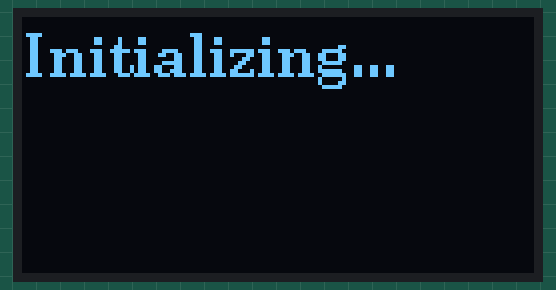
Simulated run of this sketch. Board: ESP32. Parts: 128×64 one-colour display. WiFi joins after 1.5 s; servers stay silent unless stated; network time is answered at once with the bench clock; the local clock reads 2024-03-15 10:24:30 at power-on unless the sketch sets it; what the sketch prints to the serial monitor is not drawn.

Above: at 1.6 s.
At 2.7 s:
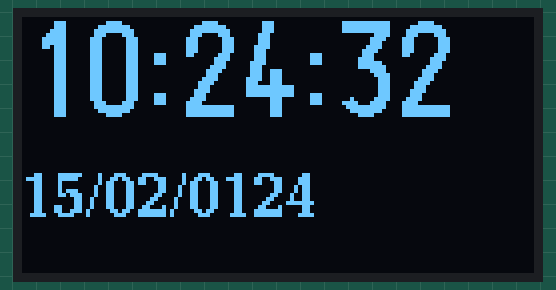
At 10.9 s:
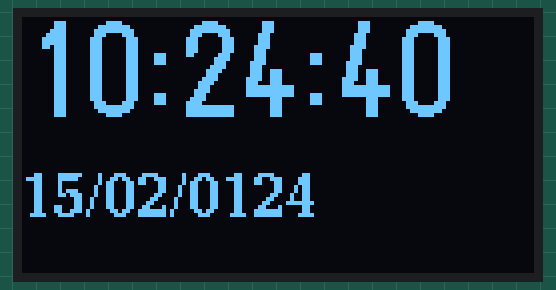
At 20.1 s:
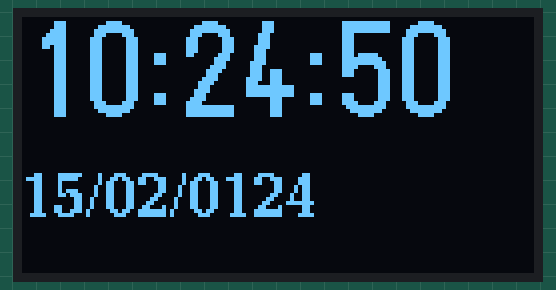
At 29.3 s:
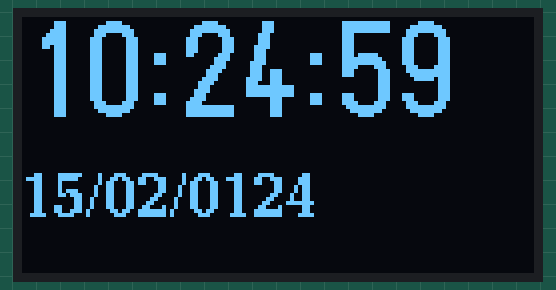
At 38.6 s:
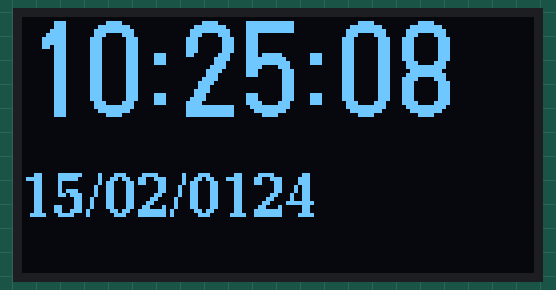

The sketch:

WatchDisplay.ino
```cpp
// This code demonstrates how to display the current date and time on an LCD using an ESP32.
// It synchronizes time using NTP (Network Time Protocol).

// Required Libraries:
// 1. `WiFi.h` (Built-in for ESP32)
// 2. `NTPClient.h` (Install from Arduino Library Manager: "NTPClient by Fabrice Weinberg")
// 3. `U8g2lib.h` (Install from Arduino Library Manager: "U8g2 by oliver")
// 4. `Wire.h` (Built-in for I2C communication)

#include <U8g2lib.h>
#include <NTPClient.h>
#include <WiFi.h>
#include <WiFiUdp.h>
#include <Wire.h> // Required for I2C communication

// --- WiFi Credentials ---
// Replace with your WiFi network's SSID and password
const char* ssid = "Mr-Smile";
const char* password = "smile123@Y";

// --- NTP Client Setup ---
// You can change the NTP server if needed (e.g., "pool.ntp.org")
const long utcOffsetInSeconds = 3 * 3600; // EAT (East Africa Time) is UTC+3. Adjust this for your timezone.
WiFiUDP ntpUdp;
NTPClient timeClient(ntpUdp, "pool.ntp.org", utcOffsetInSeconds);


// Common I2C pins for ESP32:
// SDA: GPIO21
// SCL: GPIO22
//
// Ensure your display's SDA and SCL pins are connected to these ESP32 pins.
U8G2_SSD1306_128X64_NONAME_F_HW_I2C u8g2(U8G2_R0); // Rotation 0, using hardware I2C

void setup() {
  Serial.begin(115200);
  Serial.println("\nConnecting to WiFi...");

  // Initialize I2C communication
  Wire.begin();

  // Connect to Wi-Fi
  WiFi.begin(ssid, password);
  while (WiFi.status() != WL_CONNECTED) {
    delay(500);
    Serial.print(".");
  }
  Serial.println("\nWiFi connected.");
  Serial.print("IP Address: ");
  Serial.println(WiFi.localIP());

  // Initialize NTP client
  timeClient.begin();
  timeClient.update(); // Initial time update
  Serial.println("NTP time updated.");

  // Initialize U8g2 display
  u8g2.begin();
  u8g2.setFont(u8g2_font_ncenB10_tr); // Set a suitable font for initialization message
  u8g2.clearBuffer();
  u8g2.drawStr(0, 15, "Initializing...");
  u8g2.sendBuffer();
  delay(1000); // Give some time for display to show initialization message
}

void loop() {
  // Update the time client regularly
  // update() returns true if the time was updated, false otherwise.
  // It only updates once per 'updateInterval' (default 60 seconds).
  timeClient.update();

  // Get formatted time string
  String formattedTime = timeClient.getFormattedTime();

  // Get date components
  unsigned long epochTime = timeClient.getEpochTime();
  struct tm *ptm = gmtime ((time_t *)&epochTime);
  int monthDay = ptm->tm_mday;
  int currentMonth = ptm->tm_mon; // Month is 0-11, so add 1
  int currentYear = ptm->tm_year; // Year is years since 1900, so add 1900

  // Create date string
  char dateBuffer[16]; // Buffer for "DD/MM/YYYY" + null terminator
  sprintf(dateBuffer, "%02d/%02d/%04d", monthDay, currentMonth, currentYear);
  String dateString = dateBuffer;

  // Clear the display buffer
  u8g2.clearBuffer();

  // Display time
  u8g2.setFont(u8g2_font_logisoso24_tn); // Larger font for time
  u8g2.drawStr(0, 25, formattedTime.c_str());

  // Display date
  u8g2.setFont(u8g2_font_ncenB10_tr); // Smaller font for date
  u8g2.drawStr(0, 50, dateString.c_str());

  // Send the buffer to the display
  u8g2.sendBuffer();

  // Print to Serial for debugging
  Serial.print("Date: ");
  Serial.print(dateString);
  Serial.print(", Time: ");
  Serial.println(formattedTime);

  delay(1000); // Update every second
}
```

Measured:
- what the display in image 0 shows lasts 1.0 s, from 1.6 s to 2.6 s
